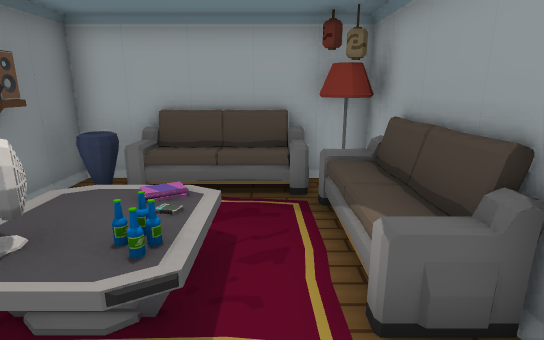
View 1 (above)

16 first-person views from a walk through a 3-D level made in the Godot game engine. The camera is 1.3 m above the floor, tilts 14° down and sees 80° across. The floor is counted in squares, 0.65 m on a side. Each view is taken from the middle of a square. On the plan, view 1 faces up. The plan holds only what a view shows up to about 18 squares ahead; the rest is blank. The place goes on beyond the plan. Flat picture figures and markers are not drawn. Characters and animated objects are left out. Door leaves are left out where a doorway can be walked through. Some surface patterns are stand-ins.

View 2
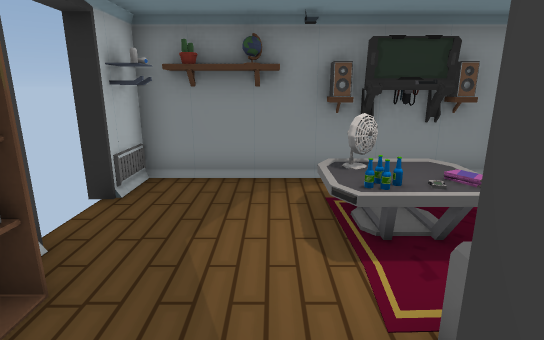

View 3
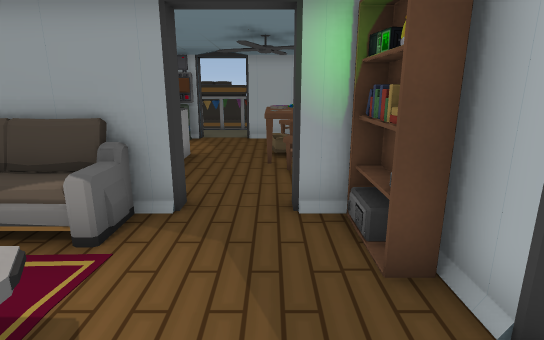

View 4
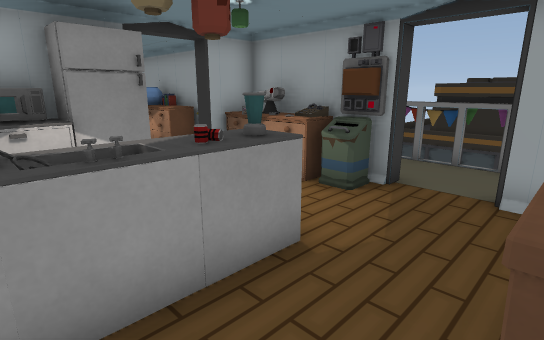

View 5
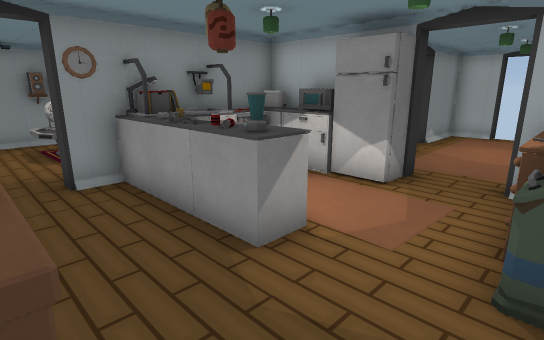

View 6
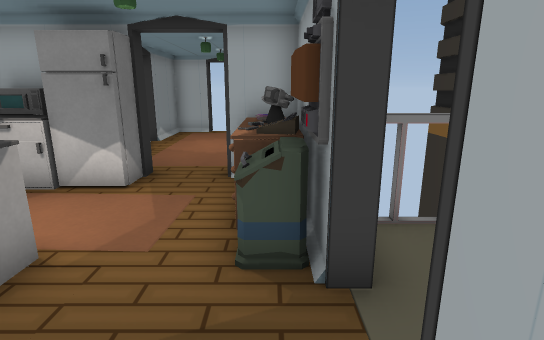

View 7
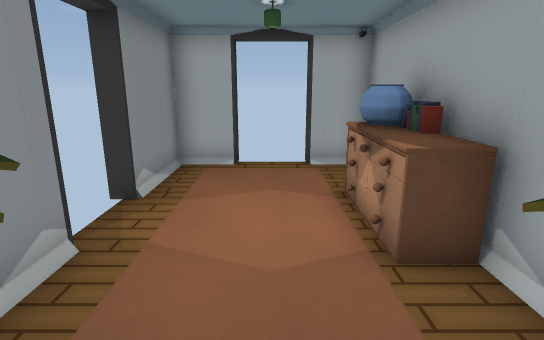

View 8
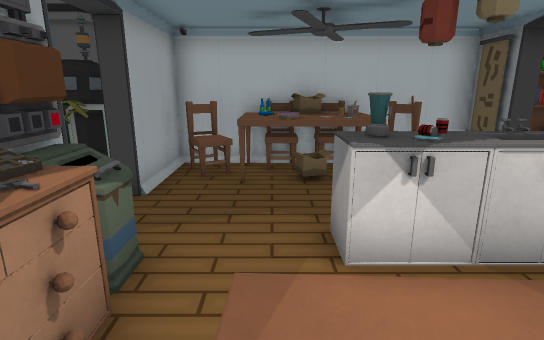

View 9
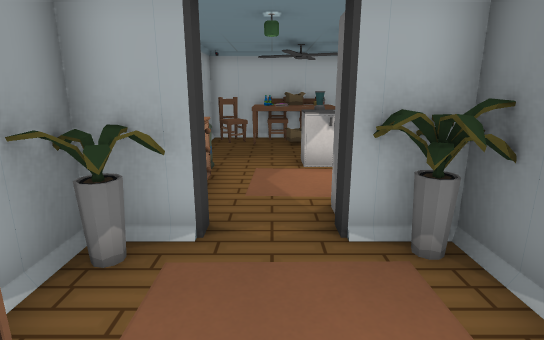

View 10
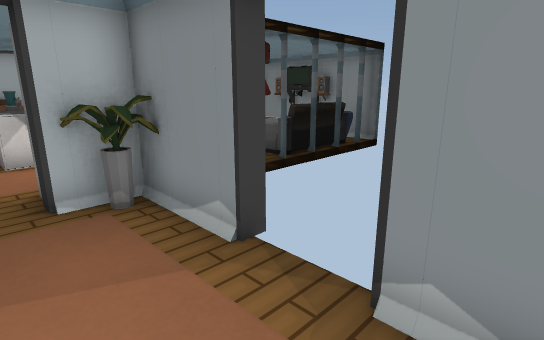

View 11
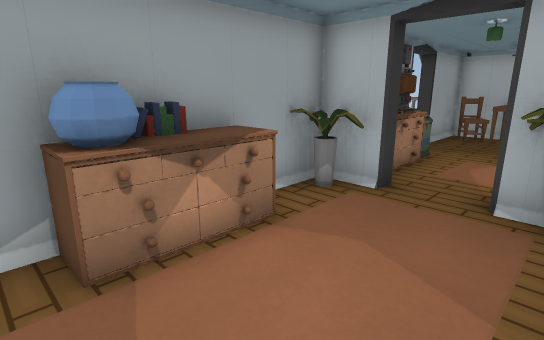

View 12
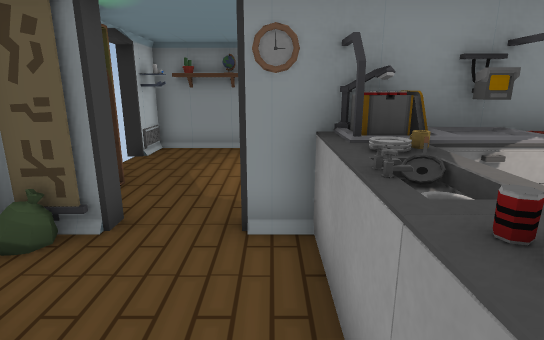

View 13
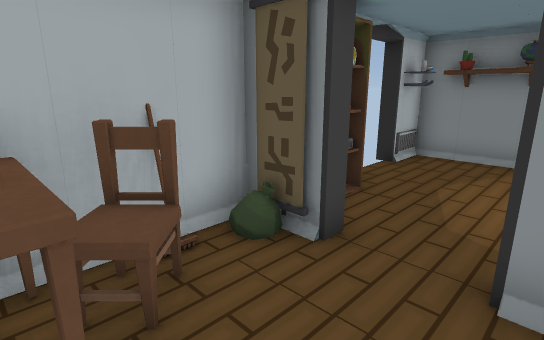

View 14
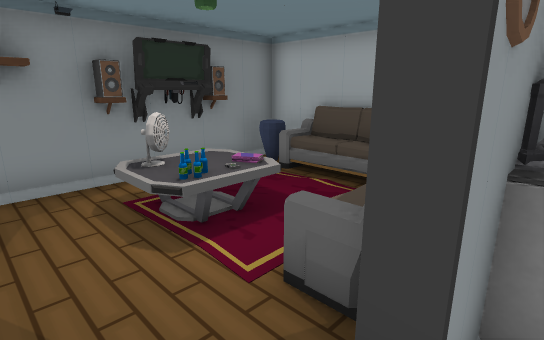

View 15
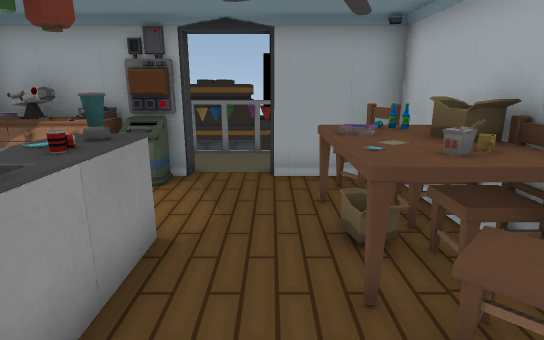

View 16
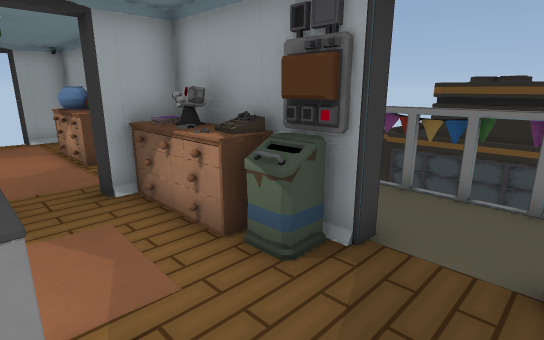

### Floor plan
Key: @ floor where view 1 was taken; # wall or solid block; . floor; D open door; = window, fence, low wall or low ledge; A vase; L lantern; M lamp; S sofa; H shelf; N monitor; F fan; C locker; U cupboard; B bin; I chair; T table; K books; R drawers; W microwave; G fridge; P ship; E carpet; J oven; Q clock; Y banner; Z box; O other object.
Columns run from 5 left of view 1 to 14 right of it. Each row starts with its distance up from view 1.
 16           ##DDD##
 15           #.....#
 14           #.....#
 13           D...RR#
 12           D...RK#
 11           D...RR#
 10           #....R#
  9           #A...A#
  8 #######   #A#.#A#
  7 #AA###LMUWWGG.RK#
  6 ##A...SLUUUGE.RP#
  5  H....O#JJ   .RR# #
  4  N.OO.O#TUEUU..B#.#
  3  N.=#.O#UUOLU..BD.##
  2  H.FO..#Q.......D.##
  1  H..............D.A#
  0  H...@....ITTKT.#AA#
 -1  HC..HH#Y#ITZTII####
 -2  #CDD#H####I#I###

Positions as (right, up) in squares from view 1, and headings:
1: (0, 0), facing up
2: (3, 1), facing left
3: (-3, 0), facing right
4: (4, 0), facing up-right
5: (10, 0), facing up-left
6: (10, 0), facing up
7: (8, 7), facing up
8: (8, 7), facing down
9: (8, 12), facing down
10: (8, 14), facing down-left
11: (6, 14), facing down-right
12: (7, 2), facing left
13: (6, 2), facing down-left
14: (3, 0), facing up-left
15: (3, 1), facing right
16: (7, 1), facing up-right
